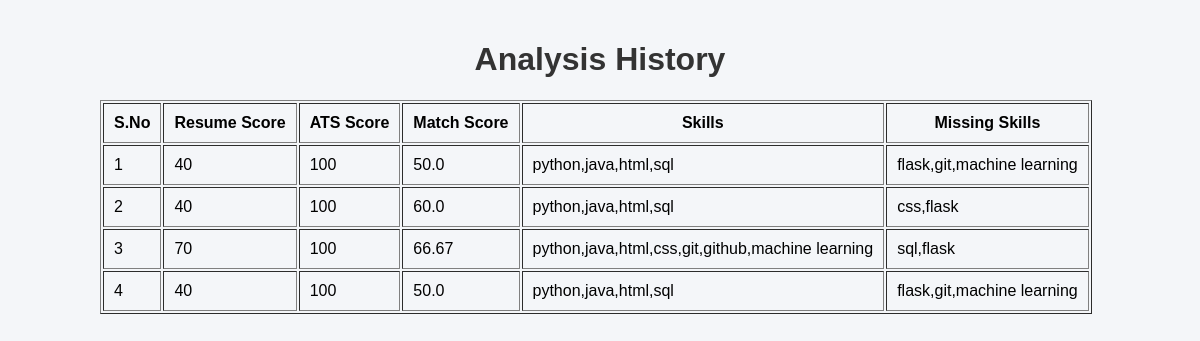
The app's page /history with its own data.
### tables this page shows
CREATE TABLE history (
        id INTEGER PRIMARY KEY AUTOINCREMENT,
        resume_score INTEGER,
        ats_score INTEGER,
        match_score REAL,
        skills TEXT,
        missing_skills TEXT
    );

### app.py (the view)
@app.route("/history")
def history():
    records = get_history()
    return render_template(
        "history.html",
        records=records
    )

### app.py (called while the page is built)
def get_history():
    conn = sqlite3.connect("history.db")
    cursor = conn.cursor()
    cursor.execute(
        """
        SELECT *
        FROM history
        ORDER BY id DESC
        """
    )
    records = cursor.fetchall()
    conn.close()
    return records

### templates/history.html (shortened to what this page needs)
<!DOCTYPE html>
<html>
<head>
    <link rel="stylesheet"
          href="{{ url_for('static', filename='style.css') }}">
</head>
<body>
<div class="container">
    <h1>Analysis History</h1>
    <table border="1" cellpadding="10">
        <tr>
            <th>S.No</th>
            <th>Resume Score</th>
            <th>ATS Score</th>
            <th>Match Score</th>
            <th>Skills</th>
            <th>Missing Skills</th>
        </tr>
        {% for row in records %}
        <tr>
            <td>{{ loop.index }}</td>
            <td>{{ row[1] }}</td>
            <td>{{ row[2] }}</td>
            <td>{{ row[3] }}</td>
            <td>{{ row[4] }}</td>
            <td>{{ row[5] }}</td>
        </tr>
        {% endfor %}
    </table>
</div>
</body>
</html>

### static/style.css (style rules this page uses)
body { font-family: Arial, sans-serif; background-color: #f4f6f9; margin: 0; padding: 20px; }
.container { max-width: 1000px; margin: auto; }
h1 { text-align: center; color: #333; }

### records on screen
history: resume_score "40", ats_score "100", match_score "50.0", skills "python,java,html,sql", missing_skills "flask,git,machine learning"
history: resume_score "40", ats_score "100", match_score "60.0", skills "python,java,html,sql", missing_skills "css,flask"
history: resume_score "70", ats_score "100", match_score "66.67", skills "python,java,html,css,git,github,machine learning", missing_skills "sql,flask"
history: resume_score "40", ats_score "100", match_score "50.0", skills "python,java,html,sql", missing_skills "flask,git,machine learning"
